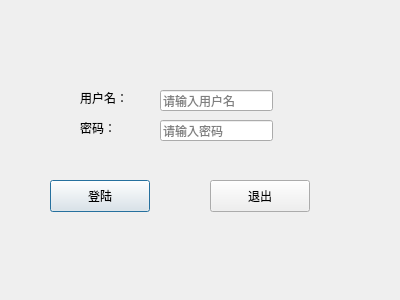
<?xml version="1.0" encoding="UTF-8"?>
<ui version="4.0">
 <class>LoginDialog</class>
 <widget class="QDialog" name="LoginDialog">
  <property name="geometry">
   <rect>
    <x>0</x>
    <y>0</y>
    <width>400</width>
    <height>300</height>
   </rect>
  </property>
  <property name="windowTitle">
   <string>Dialog</string>
  </property>
  <widget class="QLabel" name="label">
   <property name="geometry">
    <rect>
     <x>80</x>
     <y>90</y>
     <width>58</width>
     <height>16</height>
    </rect>
   </property>
   <property name="text">
    <string>用户名：</string>
   </property>
  </widget>
  <widget class="QLabel" name="label_2">
   <property name="geometry">
    <rect>
     <x>80</x>
     <y>120</y>
     <width>58</width>
     <height>16</height>
    </rect>
   </property>
   <property name="text">
    <string>密码：</string>
   </property>
  </widget>
  <widget class="QLineEdit" name="usrLineEdit">
   <property name="geometry">
    <rect>
     <x>160</x>
     <y>90</y>
     <width>113</width>
     <height>21</height>
    </rect>
   </property>
   <property name="placeholderText">
    <string>请输入用户名</string>
   </property>
  </widget>
  <widget class="QLineEdit" name="pwdLineEdit">
   <property name="geometry">
    <rect>
     <x>160</x>
     <y>120</y>
     <width>113</width>
     <height>21</height>
    </rect>
   </property>
   <property name="placeholderText">
    <string>请输入密码</string>
   </property>
  </widget>
  <widget class="QPushButton" name="loginBtn">
   <property name="geometry">
    <rect>
     <x>50</x>
     <y>180</y>
     <width>100</width>
     <height>32</height>
    </rect>
   </property>
   <property name="text">
    <string>登陆</string>
   </property>
  </widget>
  <widget class="QPushButton" name="exitBtn">
   <property name="geometry">
    <rect>
     <x>210</x>
     <y>180</y>
     <width>100</width>
     <height>32</height>
    </rect>
   </property>
   <property name="text">
    <string>退出</string>
   </property>
  </widget>
 </widget>
 <resources/>
 <connections>
  <connection>
   <sender>exitBtn</sender>
   <signal>clicked()</signal>
   <receiver>LoginDialog</receiver>
   <slot>close()</slot>
   <hints>
    <hint type="sourcelabel">
     <x>259</x>
     <y>195</y>
    </hint>
    <hint type="destinationlabel">
     <x>199</x>
     <y>149</y>
    </hint>
   </hints>
  </connection>
 </connections>
</ui>
